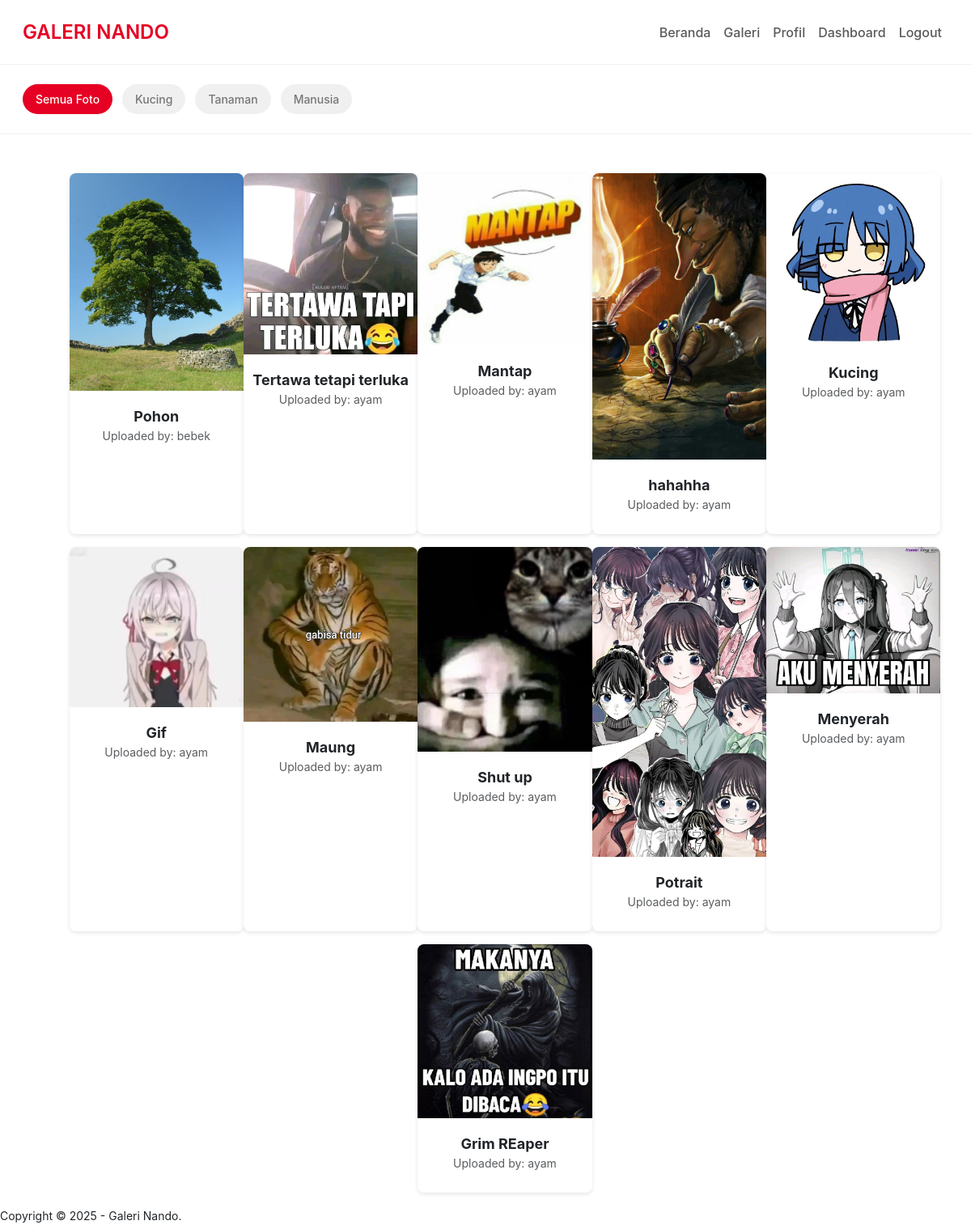
The app's page / (signed in) with its own data.
### tables this page shows
CREATE TABLE `album` (
  `AlbumID` int(11) NOT NULL,
  `NamaAlbum` varchar(255) NOT NULL,
  `Deskripsi` text NOT NULL,
  `TanggalDibuat` date NOT NULL,
  `UserID` int(11) NOT NULL
);

CREATE TABLE `foto` (
  `FotoID` int(11) NOT NULL,
  `JudulFoto` varchar(255) NOT NULL,
  `Deskripsi` text NOT NULL,
  `TanggalUnggah` date NOT NULL,
  `Gambar` varchar(255) NOT NULL,
  `Album_ID` int(11) NOT NULL,
  `UserID` int(11) NOT NULL
);

CREATE TABLE `user` (
  `UserID` int(11) NOT NULL,
  `Username` varchar(255) NOT NULL,
  `Password` varchar(255) NOT NULL,
  `Email` varchar(255) NOT NULL,
  `NamaLengkap` varchar(255) NOT NULL,
  `Alamat` text NOT NULL,
  `role` enum('user','admin') NOT NULL DEFAULT 'user'
);

### index.php (the view, shortened to what this page needs)
<?php
    include 'db.php';
    $foto = mysqli_query($conn, "SELECT Foto.*, User.Username FROM Foto JOIN User ON Foto.UserID = User.UserID ORDER BY Foto.FotoID DESC");
    if (isset($_SESSION['status_login']) && $_SESSION['status_login'] == true) {
        $userID = $_SESSION['id'];
        $query = mysqli_query($conn, "SELECT Role FROM User WHERE UserID = '$userID'");
        $user = mysqli_fetch_object($query);
        $isAdmin = ($user->Role == 'admin');
    }
    $album_filter = isset($_GET['album']) ? (int)$_GET['album'] : null;
    if ($album_filter) {
        $foto = mysqli_query($conn, "SELECT Foto.*, User.Username, Album.NamaAlbum
                                    FROM Foto
                                    JOIN User ON Foto.UserID = User.UserID
                                    JOIN Album ON Foto.Album_ID = Album.AlbumID
                                    WHERE Album_ID = $album_filter
                                    ORDER BY Foto.FotoID DESC");
        $album_query = mysqli_query($conn, "SELECT NamaAlbum FROM Album WHERE AlbumID = $album_filter");
        $album_name = mysqli_num_rows($album_query) > 0 ? mysqli_fetch_object($album_query)->NamaAlbum : "Album Tidak Ditemukan";
    } else {
        $foto = mysqli_query($conn, "SELECT Foto.*, User.Username, Album.NamaAlbum
                                    FROM Foto
                                    JOIN User ON Foto.UserID = User.UserID
                                    JOIN Album ON Foto.Album_ID = Album.AlbumID
                                    ORDER BY Foto.FotoID DESC");
    }
?>
<!DOCTYPE html>
<html lang="en">
<head>
    <link href="https://cdn.jsdelivr.net/npm/bootstrap@5.3.0-alpha1/dist/css/bootstrap.min.css" rel="stylesheet">
    <link href="https://cdnjs.cloudflare.com/ajax/libs/font-awesome/5.15.4/css/all.min.css" rel="stylesheet">
</head>
<body>
    <nav class="navbar navbar-expand-lg navbar-light">
        <div class="container-fluid">
            <a class="navbar-brand" href="index.php">GALERI NANDO</a>
            <div class="collapse navbar-collapse" id="navbarNav">
                <ul class="navbar-nav ms-auto">
                    <li class="nav-item"><a class="nav-link" href="index.php">Beranda</a></li>
                    <li class="nav-item"><a class="nav-link" href="galeri.php">Galeri</a></li>
                    <li class="nav-item"><a class="nav-link" href="profil.php">Profil</a></li>
                    <?php if (isset($isAdmin) && $isAdmin): ?>
                    <li class="nav-item"><a class="nav-link" href="dashboard.php">Dashboard</a></li>
                    <?php endif; ?>
                    <?php if (isset($_SESSION['status_login']) && $_SESSION['status_login'] == true): ?>
                    <li class="nav-item"><a class="nav-link" href="keluar.php">Logout</a></li>
                    <?php else: ?>
                    <li class="nav-item"><a class="nav-link" href="registrasi.php">Registrasi</a></li>
                    <li class="nav-item"><a class="nav-link" href="login.php">Login</a></li>
                    <?php endif; ?>
                </ul>
            </div>
        </div>
    </nav>
    <div class="album-filter">
        <div class="container-fluid">
            <div class="album-chips">
                <a href="index.php" class="album-chip <?php echo !$album_filter ? 'active' : ''; ?>">
                    Semua Foto
                </a>
                <?php
                $albums_query = mysqli_query($conn, "SELECT * FROM Album ORDER BY TanggalDibuat DESC");
                while ($album = mysqli_fetch_array($albums_query)):
                ?>
                <a href="index.php?album=<?php echo $album['AlbumID']; ?>"
                class="album-chip <?php echo $album_filter == $album['AlbumID'] ? 'active' : ''; ?>">
                    <?php echo htmlspecialchars($album['NamaAlbum']); ?>
                </a>
                <?php endwhile; ?>
            </div>
        </div>
    </div>
    <div class="container-image">
        <?php
            if (mysqli_num_rows($foto) > 0) {
                while ($p = mysqli_fetch_array($foto)) {
        ?>
        <div class="item">
            <a href="detail-image.php?id=<?php echo $p['FotoID'] ?>" class="d-block">
                <img src="foto/<?php echo $p['Gambar'] ?>" alt="<?php echo $p['JudulFoto']; ?>" />
            </a>
            <div class="text-center mt-2">
                <p class="font-weight-bold"><Strong><?php echo substr($p['JudulFoto'], 0, 30); ?></Strong></p>
                <p class="text-muted">Uploaded by: <?php echo $p['Username']; ?></p>
            </div>
        </div>
        <?php
                }
            } else {
                echo "<p>Foto tidak ada</p>";
            }
        ?>
    </div>
    <footer>
        <small>Copyright &copy; 2025 - Galeri Nando.</small>
    </footer>
</body>
</html>

### index.php (style rules this page uses)
:root { --primary-color: #e60023; --secondary-color: #767676; --background-color: #fff; --hover-color: #f0f0f0; }
body { background-color: var(--background-color); font-family: -apple-system, BlinkMacSystemFont, "Segoe UI", Roboto, Oxygen-Sans, Ubuntu, Cantarell, "Fira Sans", "Droid Sans", "Helvetica Neue", Helvetica, "ヒラギノ角ゴ Pro W3", "Hiragino Kaku Gothic Pro", メイリオ, Meiryo, "ＭＳ Ｐゴシック", Arial, sans-serif; }
.navbar { height: 80px; box-shadow: none; border-bottom: 1px solid #efefef; padding: 0.5rem 1rem; }
.navbar-brand { font-size: 24px; font-weight: 600; color: var(--primary-color); }
.nav-link { font-weight: 500; padding: 8px 16px; border-radius: 24px; transition: background-color 0.3s; }
.container-image { display: flex; flex-wrap: wrap; justify-content: center; margin-top: 3rem; margin-left: 3rem; }
.item { background: white; border-radius: 8px; box-shadow: 0 2px 5px rgba(0, 0, 0, 0.1); overflow: hidden; margin-bottom: 1rem; transition: transform 0.2s; width: calc(20% - 15px); display: flex; flex-direction: column; align-items: center; }
.item img { width: 100%; height: auto; object-fit: cover; display: block; }
.text-center { padding: 10px; }
.font-weight-bold { font-size: 18px; margin: 0; }
.text-muted { font-size: 14px; color: #6c757d; }
.album-filter { padding: 16px; background-color: var(--background-color); border-bottom: 1px solid #efefef; }
.album-chips { display: flex; gap: 12px; overflow-x: auto; padding: 8px 0; scrollbar-width: none; -ms-overflow-style: none; }
.album-chip { padding: 8px 16px; background-color: #f0f0f0; border-radius: 24px; font-size: 14px; font-weight: 500; color: var(--secondary-color); text-decoration: none; white-space: nowrap; transition: all 0.3s ease; }
.album-chip.active { background-color: var(--primary-color); color: white; }

### records on screen
album: NamaAlbum "Kucing"
album: NamaAlbum "Tanaman"
album: NamaAlbum "Manusia"
foto: Gambar (picture), JudulFoto "Pohon", UserID.Username "bebek"
foto: Gambar (picture), JudulFoto "Tertawa tetapi terluka", UserID.Username "ayam"
foto: Gambar+JudulFoto (picture), JudulFoto "Mantap", UserID.Username "ayam"
foto: Gambar (picture), JudulFoto "hahahha", UserID.Username "ayam"
foto: Gambar (picture), JudulFoto "Kucing", UserID.Username "ayam"
foto: Gambar (picture), JudulFoto "Gif", UserID.Username "ayam"
foto: Gambar (picture), JudulFoto "Maung", UserID.Username "ayam"
foto: Gambar (picture), JudulFoto "Shut up", UserID.Username "ayam"
foto: Gambar (picture), JudulFoto "Potrait", UserID.Username "ayam"
foto: Gambar (picture), JudulFoto "Menyerah", UserID.Username "ayam"
foto: Gambar (picture), JudulFoto "Grim REaper", UserID.Username "ayam"
